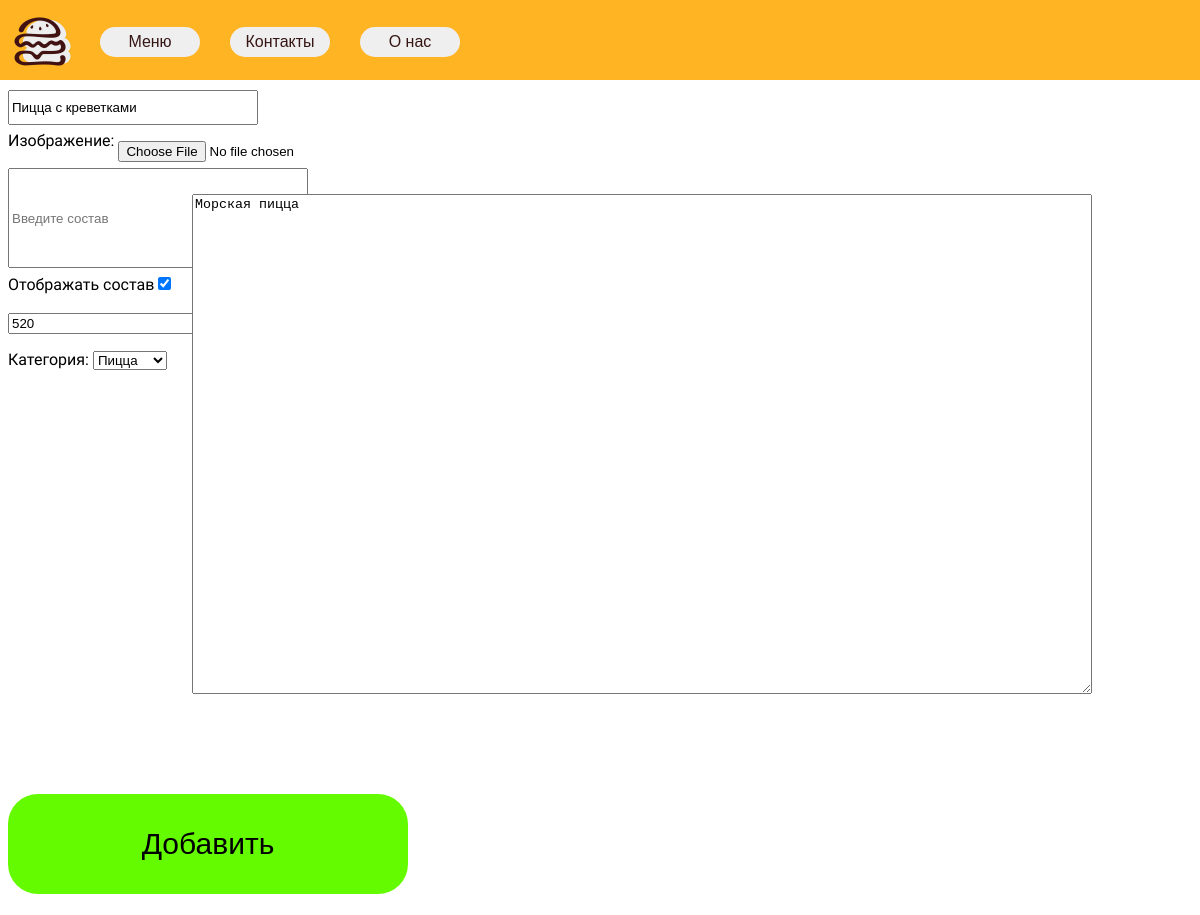
The app's page /update=8 with its own data.
### main/models.py (models this page shows, shortened)
class FoodCard(models.Model):
    title = models.CharField(max_length=30)
    image = models.ImageField(upload_to="img/")
    display_sostav = models.BooleanField(default=True)
    sostav = models.CharField(max_length=100, default=None, blank=True)
    description = models.TextField(max_length=5000)
    price = models.IntegerField()
    category = models.ForeignKey('FoodCategory', on_delete=models.PROTECT, null=True)
    class Meta:
        verbose_name = 'Блюдо'
        verbose_name_plural = 'Блюда'

### main/views.py (the view)
# urls.py: path('update=<int:pk>', views.FoodCardUpdateView.as_view(), name='update_foodcard'),
class FoodCardUpdateView(UpdateView):
    model = FoodCard
    template_name = 'main/new_foodcard.html'
    form_class = FoodCardForm
    success_url = "/"

### main/forms.py
class FoodCardForm(ModelForm):
   class Meta:
      model = FoodCard
      fields = ["title", "image", "sostav", "description", 'price', 'category', 'display_sostav']
      widgets = {
         'title':TextInput(attrs={
            'class':"addtitlefield",
            'placeholder':'Введите название',
         }),
         'description':Textarea(attrs={
            'class':'addtextfield',
            'placeholder':'Введите описание',
         }),
         'price': TextInput(attrs={
            'class':"addpricefield",
            'placeholder':'Введите цену',
         }),
         'sostav':TextInput(attrs={
            'placeholder':'Введите состав',
            'class': 'addsostavfield',
         }),
         'image': FileInput(attrs={
            'class': 'addimagefield'
         }),
      }

### main/models.py (called while the page is built)
    def __str__(self):
        return self.name

### main/templates/main/new_foodcard.html (shortened to what this page needs)
{% extends 'main/layout.html' %}
{% block content %}
    <form method="post" enctype="multipart/form-data" class="addform">
        {{ form.title }}<br>
        <p class="addimagefield">Изображение: {{ form.image }}</p>
        {{ form.sostav }}<br>
        <p>Отображать состав{{ form.display_sostav }}<br>
        {{ form.description }}<br>
        {{ form.price }}<br>
        <p class="addcategoryfield">Категория: {{ form.category }}</p><br>
        <button type="submit" class='addbutton'>Добавить</button>
    </form>
{% endblock %}

### main/static/main/css/main.css (style rules this page uses)
body { background-color: white; font-family: "SUSE", sans-serif; }
.addtitlefield { position: relative; top: 20px; width: 250px; height: 35px; }
.addimagefield { position: relative; top: 10px; width: auto; height: auto; }
.addsostavfield { position: relative; top: 10px; width: 300px; height: 100px; }
.addtextfield { position: relative; float: right; top: -100px; left: -100px; width: 900px; height: 500px; }
.addcategoryfield { position: relative; }
.addbutton { position: relative; width: 400px; height: 100px; border-radius: 30px; background-color: #64fb00; border: none; font-size: 30px; }

### records on screen
FoodCard: title "Пицца с креветками", display_sostav "☑", description "Морская пицца", price "520", category "Пицца"
